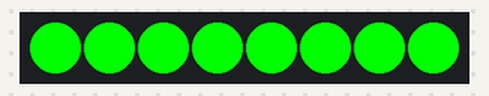
Simulated run of this sketch. Board: Arduino Uno, built with avr-gcc and run on an emulated ATmega328P. Shown: 8 RGB LEDs in strip order, left to right. Colours are those a GRB WS2812 strip shows for the declared byte order.

Above: at 0.1 s.
At 1.1 s:
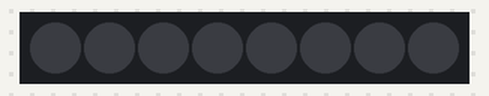
Timing chart, 0 to 130.0 s (numbered marks = the images above):
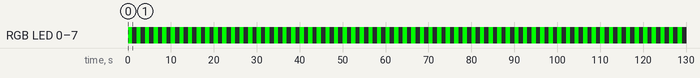

Measured:
- by itself, RGB LED 0–7: alternates RGB(0, 255, 0) for 1.0 s and off for 1.0 s

The sketch:

sketch_aug8a.ino
```cpp
#include <FastLED.h>

// How many leds in your strip?
#define NUM_LEDS 8

#define DATA_PIN  11

// Define the array of leds
CRGB leds[NUM_LEDS];

void setup() {

    FastLED.addLeds<WS2812B, DATA_PIN, RGB>(leds, NUM_LEDS);  // GRB ordering is typical

}

void loop() {
    // Loop through each LED and turn it on (all LEDs will be red)
    for(int i = 0; i < NUM_LEDS; i++) {
        leds[i] = CRGB::Red;
    }
    FastLED.show(); // Update the LED strip
    delay(1000); // Wait for 1 second

    // Loop through each LED and turn it off
    for(int i = 0; i < NUM_LEDS; i++) {
        leds[i] = CRGB::Black;
    }
    FastLED.show(); // Update the LED strip
    delay(1000); // Wait for another second before repeating
}
```
